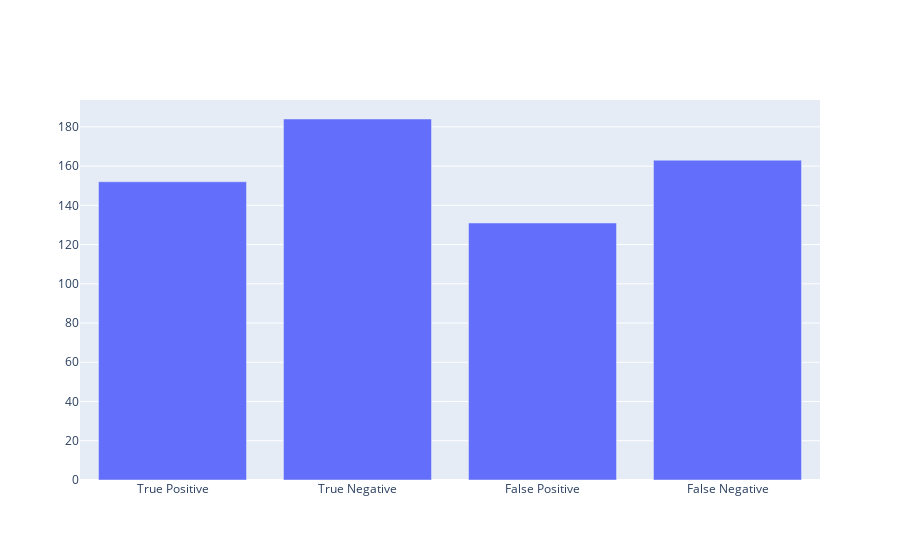

This figure's notebook cell:
### Code cell
# Response Types 

fig = dict({
    "data": [{"type": "bar",
              "x": ['True Positive', 'True Negative', 'False Positive', 'False Negative'],
              "y": [152, 184, 131, 163]}],
    "layout": {"title": {"text": " "}}
})

pio.show(fig)

### Figure 1 — Plotly figure (JSON) as saved in the notebook; plotly's stock layout.template omitted (floating-point values rounded to 4 significant figures)
{"data": [{"type": "bar", "x": ["True Positive", "True Negative", "False Positive", "False Negative"], "y": [152, 184, 131, 163]}], "layout": {"autosize": true, "title": {"text": " "}, "xaxis": {"autorange": true, "range": [-0.5, 3.5], "type": "category"}, "yaxis": {"autorange": true, "range": [0, 193.7], "type": "linear"}}}
